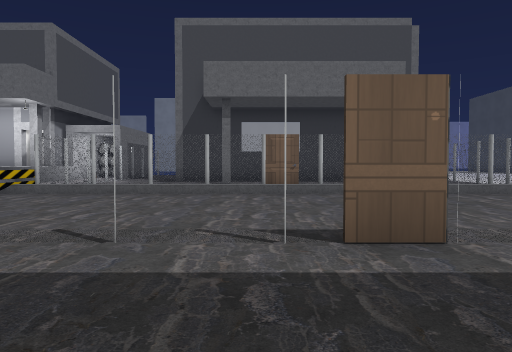
View 1 (above)

17 first-person views from a walk through a 3-D level made in the Godot game engine. The camera is 1.2 m above the floor, tilts 2° down and sees 70° across. Doors that lead somewhere are drawn open, without their leaves. The floor is counted in squares, 2 m on a side. Each view is taken from the middle of a square. On the plan, view 1 faces up. The plan holds only what a view shows up to about 10 squares ahead; the rest is blank. The place goes on beyond the plan. Some surface patterns are stand-ins.

View 2
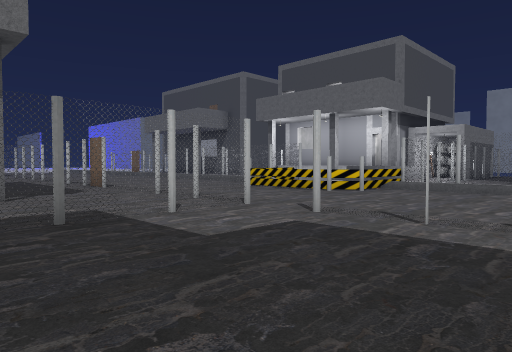

View 3
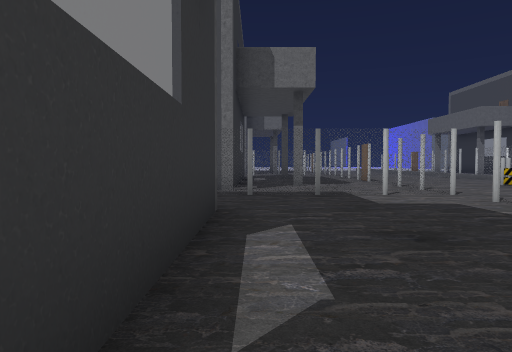

View 4
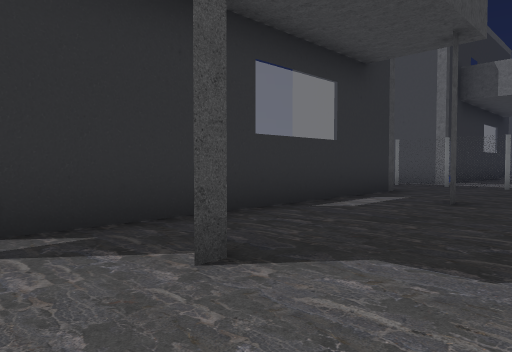

View 5
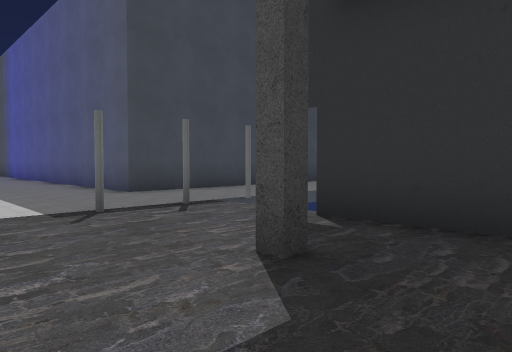

View 6
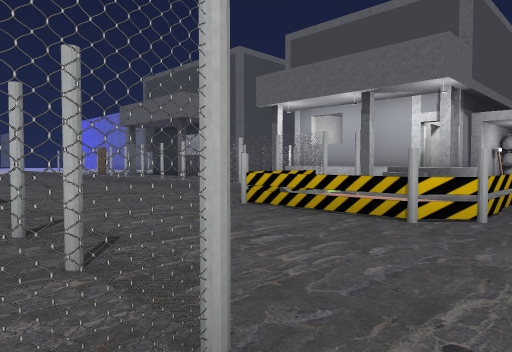

View 7
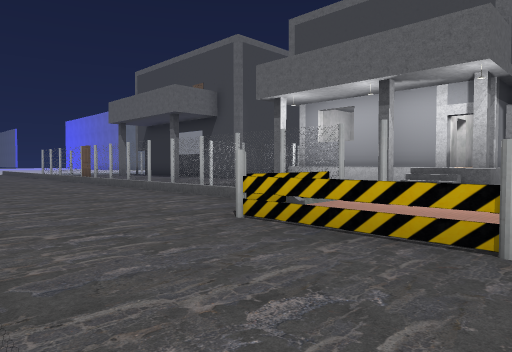

View 8
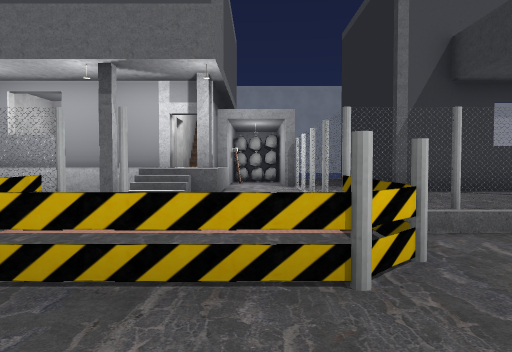

View 9
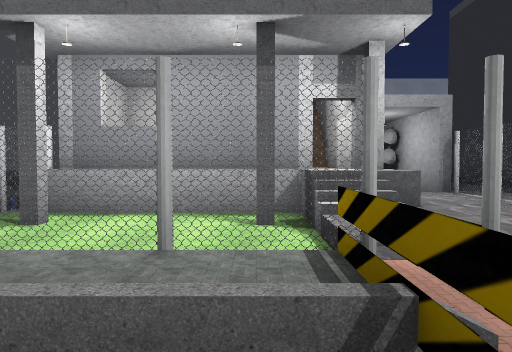

View 10
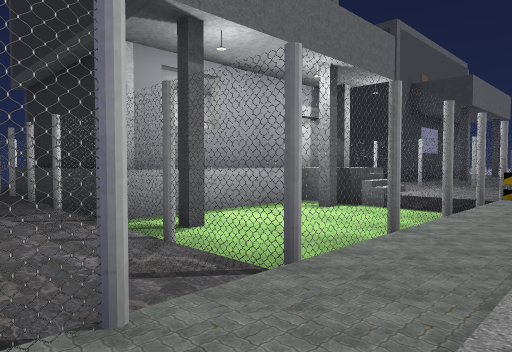

View 11
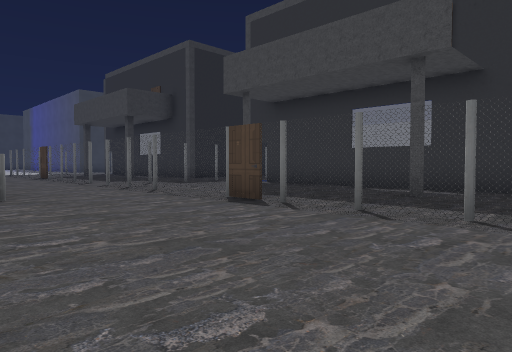

View 12
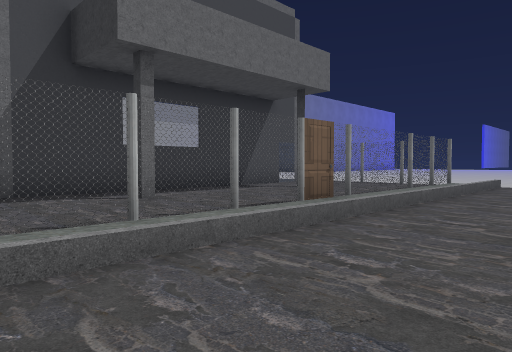

View 13
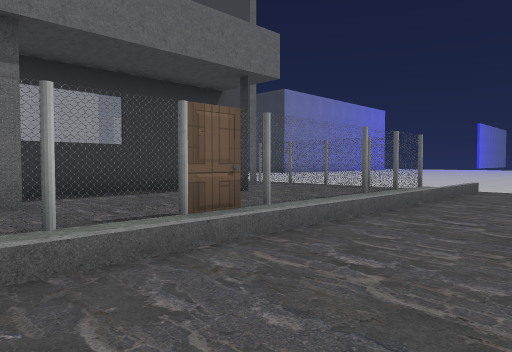

View 14
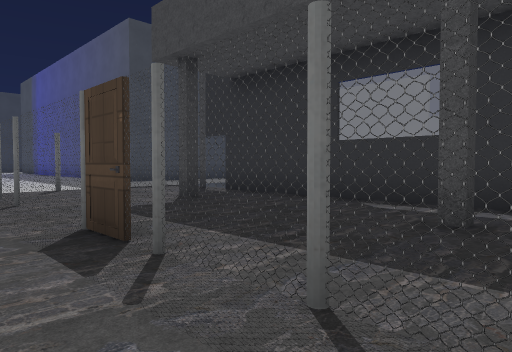

View 15
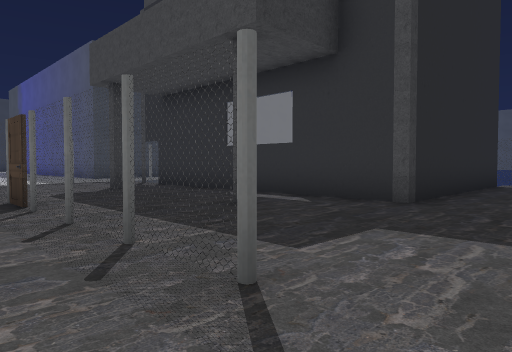

View 16
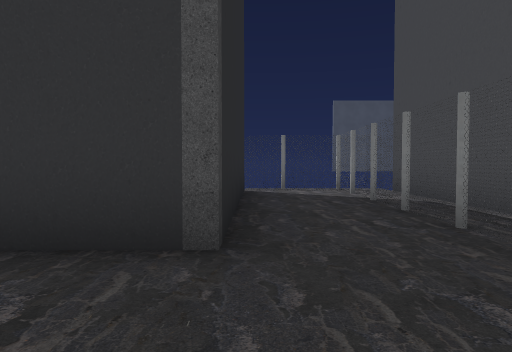

View 17
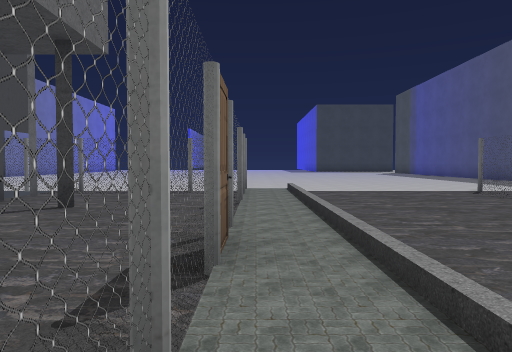

### Floor plan
Key: @ floor where view 1 was taken; # wall or solid block; . main floor; - floor 0.5 m lower than the main floor; / step, stairs or slope; D door; = window, fence, low wall or low ledge; T thing the floor can be seen under or through.
Columns run from 15 left of view 1 to 13 right of it. Each row starts with its distance up from view 1.
 19   #
 18   #
 17   #
 16   #      ##
 15  .#     ###.#
 14  .#     #D#.#
 13  .##   #DD#.##    ##D
 12  .#D#DD##.#.. #D##D#D..
 11  .##--#=..#..........=.
 10 ..#----...#..........=..
  9 ..#==#=...#=#=#..#=##=..
  8 #......DDDD....DD........
  7 ///////=..=///////////...
  6 .......#==#.............
  5 ........................
  4 ........................
  3  ###DD####..TTTTDTTTTT..
  2          ##........... ..
  1           #...........T...
  0           #...#@...#..T......
 -1           #....D..D...T......
 -2           #..##D##D#DT..#####
 -3           #..#        ..#
 -4           #..#         .#
 -5           #..#         .#
 -6           #..#

Positions as (right, up) in squares from view 1, and headings:
1: (0, 0), facing up
2: (-1, -1), facing up-left
3: (2, -1), facing left
4: (5, 2), facing down-left
5: (2, 2), facing down-right
6: (-4, 2), facing up-left
7: (-5, 3), facing up-left
8: (-6, 4), facing up
9: (-9, 6), facing up
10: (-15, 7), facing up-right
11: (-15, 7), facing down-right
12: (-4, 5), facing up-right
13: (-2, 5), facing up-right
14: (-2, 4), facing down-right
15: (-5, 4), facing down-right
16: (-3, 1), facing down
17: (-2, 8), facing right
